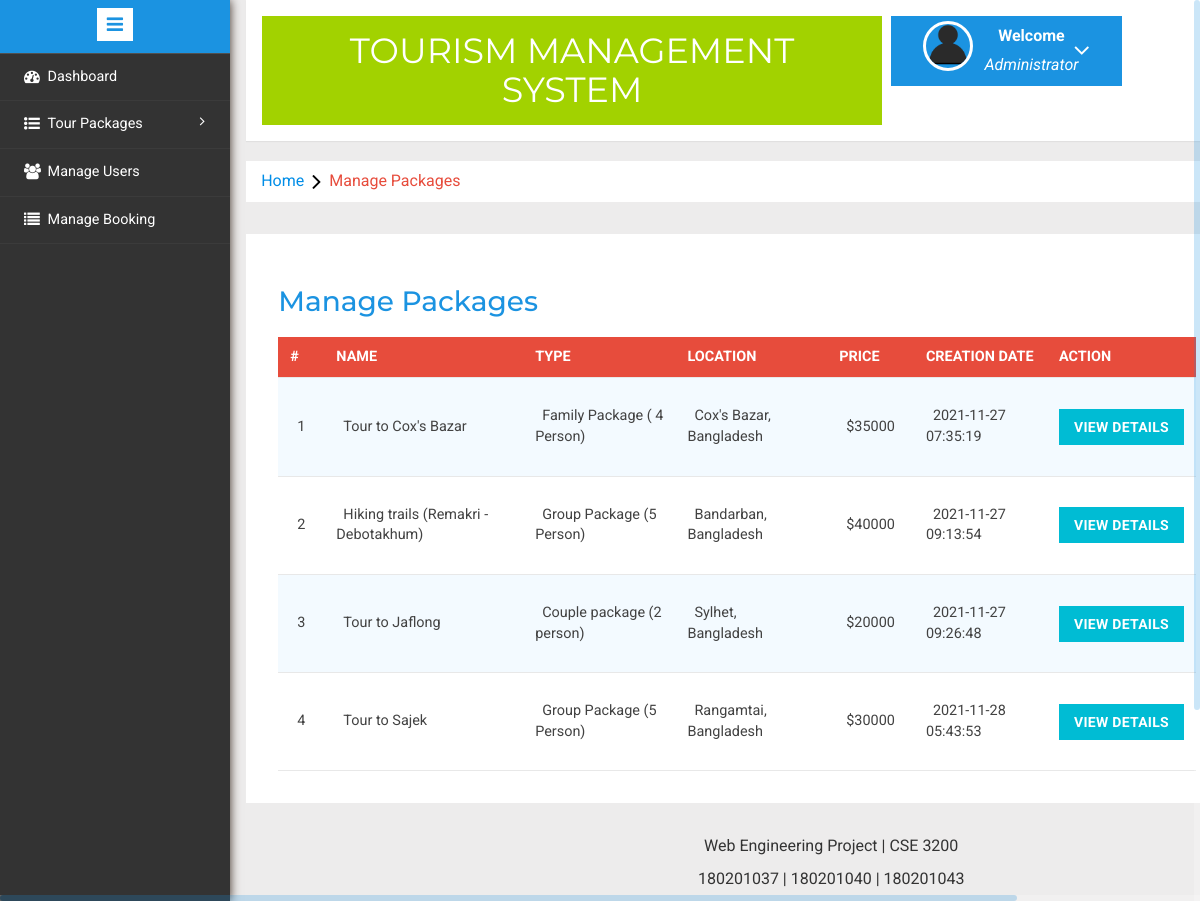
/tms_v5/admin/manage-packages.php (signed in), run on the app's committed database.
### tables this page shows
CREATE TABLE `tbltourpackages` (
  `PackageId` int(11) NOT NULL,
  `PackageName` varchar(200) DEFAULT NULL,
  `PackageType` varchar(150) DEFAULT NULL,
  `PackageLocation` varchar(100) DEFAULT NULL,
  `PackagePrice` int(11) DEFAULT NULL,
  `PackageFetures` varchar(255) DEFAULT NULL,
  `PackageDetails` mediumtext DEFAULT NULL,
  `PackageImage` varchar(100) DEFAULT NULL,
  `Creationdate` timestamp NULL DEFAULT current_timestamp(),
  `UpdationDate` timestamp NULL DEFAULT NULL ON UPDATE current_timestamp()
);

### tms_v5/admin/manage-packages.php (the view, shortened to what this page needs)
<?php
include('includes/config.php');
if(strlen($_SESSION['alogin'])==0)
	{
header('location:index.php');
}
else{
	?>
<!DOCTYPE HTML>
<html>
<head>
<link href="css/bootstrap.min.css" rel='stylesheet' type='text/css' />
<link href="css/style.css" rel='stylesheet' type='text/css' />
<link rel="stylesheet" href="css/morris.css" type="text/css"/>
<link href="css/font-awesome.css" rel="stylesheet">
<link rel="stylesheet" type="text/css" href="css/table-style.css" />
<link rel="stylesheet" type="text/css" href="css/basictable.css" />
<link rel="stylesheet" href="css/icon-font.min.css" type='text/css' />
</head>
<body>
   <div class="page-container">
<div class="left-content">
	   <div class="mother-grid-inner">
				<?php include('includes/header.php');?>
				</div>
<ol class="breadcrumb">
                <li class="breadcrumb-item"><a href="index.html">Home</a><i class="fa fa-angle-right"></i>Manage Packages</li>
            </ol>
<div class="agile-grids">
				<div class="agile-tables">
					<div class="w3l-table-info">
					  <h2>Manage Packages</h2>
					    <table id="table">
						<thead>
						  <tr>
						  <th>#</th>
							<th >Name</th>
							<th>Type</th>
							<th>Location</th>
							<th>Price</th>
							<th>Creation Date</th>
							<th>Action</th>
						  </tr>
						</thead>
						<tbody>
<?php $sql = "SELECT * from TblTourPackages";
$query = $dbh -> prepare($sql);
$query->execute();
$results=$query->fetchAll(PDO::FETCH_OBJ);
$cnt=1;
if($query->rowCount() > 0)
{
foreach($results as $result)
{				?>
						  <tr>
							<td><?php echo htmlentities($cnt);?></td>
							<td><?php echo htmlentities($result->PackageName);?></td>
							<td><?php echo htmlentities($result->PackageType);?></td>
							<td><?php echo htmlentities($result->PackageLocation);?></td>
							<td>$<?php echo htmlentities($result->PackagePrice);?></td>
							<td><?php echo htmlentities($result->Creationdate);?></td>
							<td><a href="update-package.php?pid=<?php echo htmlentities($result->PackageId);?>"><button type="button" class="btn btn-primary btn-block">View Details</button></a></td>
						  </tr>
						 <?php $cnt=$cnt+1;} }?>
						</tbody>
					  </table>
					</div>
			</div>
<?php include('includes/footer.php');?>
</div>
</div>
						<?php include('includes/sidebarmenu.php');?>
							</div>
</body>
</html>
<?php } ?>

### tms_v5/admin/css/table-style.css (style rules this page uses)
table { background: white; border-collapse: collapse; margin: 1.25em 0 0; width: 100%; }
table tr, table th, table td { border: none; border-bottom: 1px solid #e8e8e8; font-size: .95em; }
table th, table td { padding: 10px 12px; text-align: left; }
table th { background: #e74c3c; color: #fff; text-transform: uppercase; }
table tr td { background: #f3faff; color: #424242; }
table tr:nth-of-type(2n+2) td { background: #ffffff; }
table { width: 100%; }

### data on the page
tbltourpackages: PackageName "Tour to Cox's Bazar", PackageType "Family Package ( 4 Person)", PackageLocation "Cox's Bazar, Bangladesh", PackagePrice "35000", Creationdate "2021-11-27 07:35:19"
tbltourpackages: PackageName "Hiking trails (Remakri - Debotakhum)", PackageType "Group Package (5 Person)", PackageLocation "Bandarban, Bangladesh", PackagePrice "40000", Creationdate "2021-11-27 09:13:54"
tbltourpackages: PackageName "Tour to Jaflong", PackageType "Couple package (2 person)", PackageLocation "Sylhet, Bangladesh", PackagePrice "20000", Creationdate "2021-11-27 09:26:48"
tbltourpackages: PackageName "Tour to Sajek", PackageType "Group Package (5 Person)", PackageLocation "Rangamtai, Bangladesh", PackagePrice "30000", Creationdate "2021-11-28 05:43:53"
